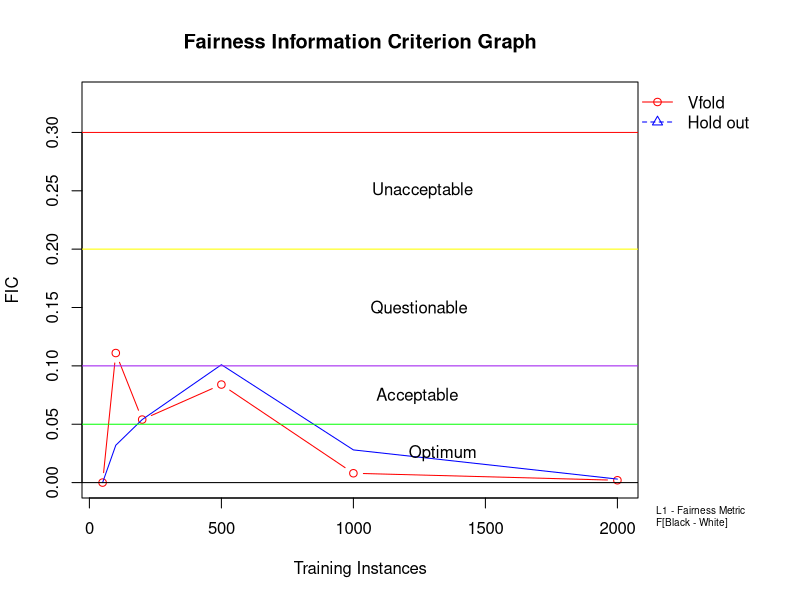
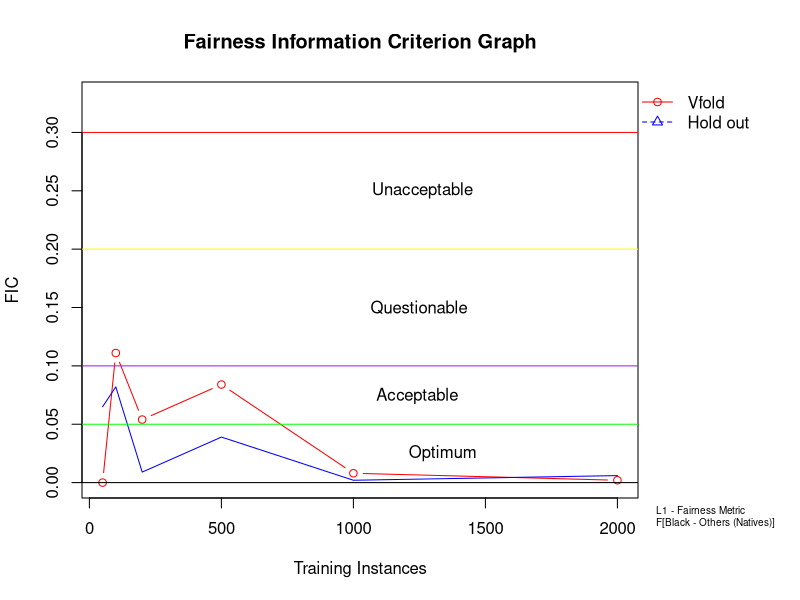
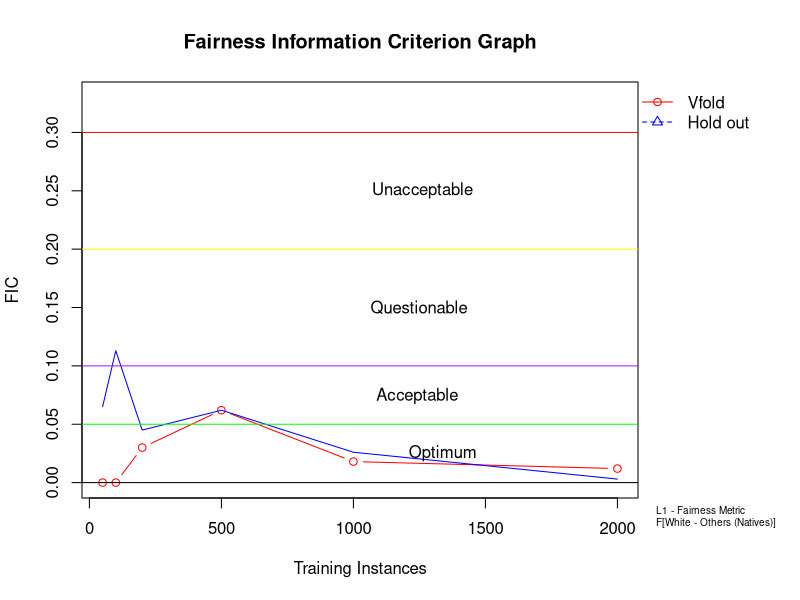

Write R code to recreate these figures, in order.

y = c(0.0, 0.09, 0.1, 0.2, 0.3, 0.5)
y = c('a','b','c','d','e','f')
x = c(50,100,200,500,1000,2000)
#++ Cvs
CV = rep(c('Vfold','HoldOut'),each = 6)
m = rep(c('50','100','200','500','1000','2000'),2)

#+++B-W
Vfold = c(0.00,0.111,0.054,0.084,0.008,0.002)
Hold = c(0.000,0.032,0.054,0.101,0.028,0.003)


#++++
par(oma=c(0, 0, 0, 6))
plot(x,Vfold, type="b", col="red", lwd=1, pch=1, xlab="Training Instances", ylab="FIC", 
ylim=range(0,0.33), main = 'Fairness Information Criterion Graph')
#lines(x, Vfold, type="o", col="red", lwd=1, pch=2)
#lines(x, DSGCV, type="c", col="blue", lwd=1, pch=3)
lines(x, Hold, type="l", col="blue", lwd=1, pch=4)
legend(par('usr')[2], par('usr')[4], bty='n', xpd=NA,
       c("Vfold", "Hold out"),
col = c("red","blue"), pch=c(1, 2), lty=c(1,2))
abline(h=0, col="black")
abline(h=0.05, col="green")
abline(h=0.10, col="purple")
abline(h=0.2, col="yellow")
abline(h=0.3, col="red")
abline(h=0.4, col="red")
text(-1, 0.025, "Optimum",adj = -4.7)
text(-1, 0.074, "Acceptable",adj = -3.5)
text(-1, 0.15, "Questionable",adj = -2.9)
text(-1, 0.25, "Unacceptable",adj = -2.8)

legend(par('usr')[2], par('usr')[3.8], bty='n', xpd=NA,
c("L1 - Fairness Metric", "F[Black - White]"),
cex = 0.60)

###################################################################

#+++B-N
Vfold = c(0.00,0.111,0.054,0.084,0.008,0.002)
Hold = c(0.065,0.082,0.009,0.039,0.002,0.006)


#++++
par(oma=c(0, 0, 0, 6))
plot(x,Vfold, type="b", col="red", lwd=1, pch=1, xlab="Training Instances", ylab="FIC", 
ylim=range(0,0.33), main = 'Fairness Information Criterion Graph')
#lines(x, Vfold, type="o", col="red", lwd=1, pch=2)
#lines(x, DSGCV, type="c", col="blue", lwd=1, pch=3)
lines(x, Hold, type="l", col="blue", lwd=1, pch=4)
legend(par('usr')[2], par('usr')[4], bty='n', xpd=NA,
       c("Vfold", "Hold out"),
col = c("red","blue"), pch=c(1, 2), lty=c(1,2))
abline(h=0, col="black")
abline(h=0.05, col="green")
abline(h=0.10, col="purple")
abline(h=0.2, col="yellow")
abline(h=0.3, col="red")
abline(h=0.4, col="red")
text(-1, 0.025, "Optimum",adj = -4.7)
text(-1, 0.074, "Acceptable",adj = -3.5)
text(-1, 0.15, "Questionable",adj = -2.9)
text(-1, 0.25, "Unacceptable",adj = -2.8)

legend(par('usr')[2], par('usr')[3.8], bty='n', xpd=NA,
c("L1 - Fairness Metric", "F[Black - Others (Natives)]"),
cex = 0.60)

###################################################################

#+++W-N
Vfold = c(0.00,0.00,0.030,0.062,0.018,0.012)
Hold = c(0.065,0.113,0.045,0.062,0.026,0.003)


#++++
par(oma=c(0, 0, 0, 6))
plot(x,Vfold, type="b", col="red", lwd=1, pch=1, xlab="Training Instances", ylab="FIC", 
ylim=range(0,0.33), main = 'Fairness Information Criterion Graph')
#lines(x, Vfold, type="o", col="red", lwd=1, pch=2)
#lines(x, DSGCV, type="c", col="blue", lwd=1, pch=3)
lines(x, Hold, type="l", col="blue", lwd=1, pch=4)
legend(par('usr')[2], par('usr')[4], bty='n', xpd=NA,
       c("Vfold", "Hold out"),
col = c("red","blue"), pch=c(1, 2), lty=c(1,2))
abline(h=0, col="black")
abline(h=0.05, col="green")
abline(h=0.10, col="purple")
abline(h=0.2, col="yellow")
abline(h=0.3, col="red")
abline(h=0.4, col="red")
text(-1, 0.025, "Optimum",adj = -4.7)
text(-1, 0.074, "Acceptable",adj = -3.5)
text(-1, 0.15, "Questionable",adj = -2.9)
text(-1, 0.25, "Unacceptable",adj = -2.8)

legend(par('usr')[2], par('usr')[3.8], bty='n', xpd=NA,
c("L1 - Fairness Metric", "F[White - Others (Natives)]"),
cex = 0.60)
